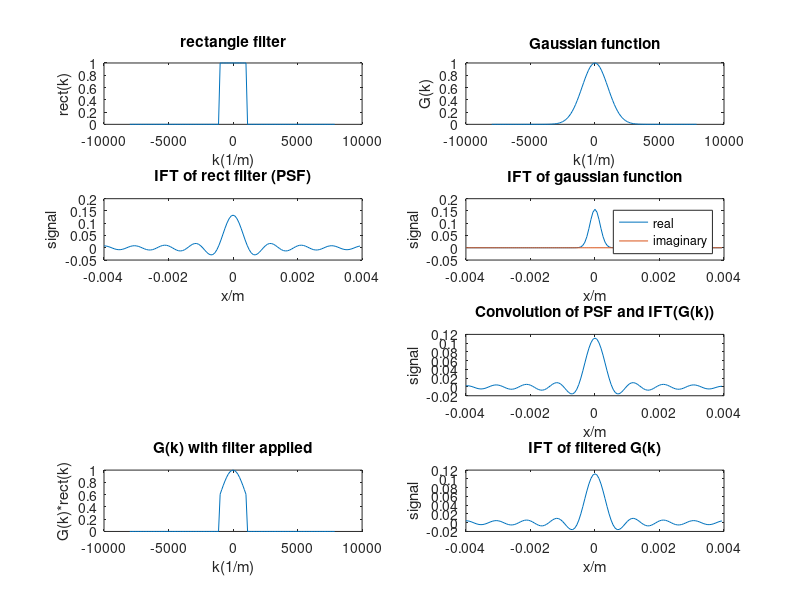

Write MATLAB code to recreate this figure.
clear all 
close all

h=figure;
set(h, 'Units', 'Normalized', 'OuterPosition', [0 0 1 1]);

%Define rect filter
rect=zeros(1,128);
rect(57:73)=1;
k=linspace(-8000,8000-125,128);
subplot(4,2,1)
plot(k,rect);
xlabel('k(1/m)')
ylabel('rect(k)')
title('rectangle filter')

%Define gaussian function
Gk = exp(-(k.^2)./(2.*(1000.^2)));
subplot(4,2,2)
plot(k,Gk)
xlabel('k(1/m)')
ylabel('G(k)')
title('Gaussian function')

%% PSF way
%IFT of rect filter
x=linspace(-0.004,0.004-(2.*(0.004./128)),128);
signal_r=ifftshift(ifft(fftshift(rect)));
subplot(4,2,3)
plot(x,signal_r)
xlabel('x/m')
ylabel('signal')
title('IFT of rect filter (PSF)')

%IFT of gaussian function
signal_g=ifftshift(ifft(fftshift(Gk)));
subplot(4,2,4)
plot(x,real(signal_g))
hold on
plot(x,imag(signal_g))
legend('real','imaginary')
xlabel('x/m')
ylabel('signal')
title('IFT of gaussian function')

%Convolution of IFT of rect filter and IFT of gaussian function
conv_signal=conv(signal_r,signal_g);
trunc_conv_signal=conv_signal(65:192);
subplot(4,2,6)
plot(x,trunc_conv_signal);
title('Convolution of PSF and IFT(G(k))')
xlabel('x/m')
ylabel('signal')

%% Filtered G(k) way

filt_Gk=zeros(1,128);
for i = 1:128
    filt_Gk(i)=Gk(i).*rect(i);
end

subplot(4,2,7)
plot(k,filt_Gk);
xlabel('k(1/m)')
ylabel('G(k)*rect(k)')
title('G(k) with filter applied')

signal_filt=ifftshift(ifft(fftshift(filt_Gk)));
subplot(4,2,8)
plot(x,signal_filt);
xlabel('x/m')
ylabel('signal')
title('IFT of filtered G(k)')
